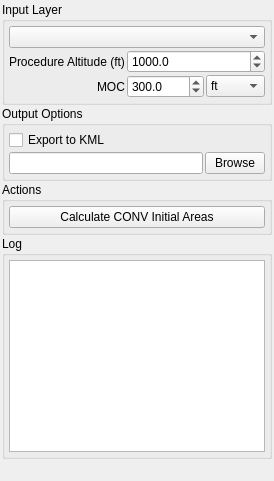
<?xml version="1.0" encoding="UTF-8"?>
<ui version="4.0">
 <class>QPANSOPYCONVInitialDockWidget</class>
 <widget class="QDockWidget" name="QPANSOPYCONVInitialDockWidget">
  <property name="minimumSize">
   <size>
    <width>250</width>
    <height>200</height>
   </size>
  </property>
   <property name="maximumSize">
    <size>
      <width>16777215</width>
      <height>16777215</height>
    </size>
   </property>
  <widget class="QWidget" name="dockWidgetContents">
   <layout class="QVBoxLayout" name="verticalLayout">
    <property name="spacing">
     <number>1</number>
    </property>
    <property name="margin">
     <number>2</number>
    </property>
    <item>
     <widget class="QGroupBox" name="inputGroup">
      <property name="sizePolicy">
       <sizepolicy hsizetype="Preferred" vsizetype="Fixed">
        <horstretch>0</horstretch>
        <verstretch>0</verstretch>
       </sizepolicy>
      </property>
      <property name="title">
       <string>Input Layer</string>
      </property>
      <layout class="QVBoxLayout" name="inputLayout">
       <property name="spacing">
        <number>2</number>
       </property>
       <property name="margin">
        <number>4</number>
       </property>
       <item>
        <widget class="QgsMapLayerComboBox" name="routingLayerComboBox">
         <property name="sizePolicy">
          <sizepolicy hsizetype="Expanding" vsizetype="Fixed">
           <horstretch>0</horstretch>
           <verstretch>0</verstretch>
          </sizepolicy>
         </property>
        </widget>
       </item>
             <item>
                <layout class="QFormLayout" name="formLayoutParams">
                 <property name="labelAlignment">
                    <set>Qt::AlignRight|Qt::AlignVCenter</set>
                 </property>
                 <item row="0" column="0">
                    <widget class="QLabel" name="labelProcAlt">
                     <property name="text">
                        <string>Procedure Altitude (ft)</string>
                     </property>
                    </widget>
                 </item>
                 <item row="0" column="1">
                    <widget class="QDoubleSpinBox" name="procAltSpinBox">
                     <property name="maximum">
                        <double>100000.000000000000000</double>
                     </property>
                     <property name="decimals">
                        <number>1</number>
                     </property>
                     <property name="value">
                        <double>1000.000000000000000</double>
                     </property>
                    </widget>
                 </item>
                 <item row="1" column="0">
                    <widget class="QLabel" name="labelMoc">
                     <property name="text">
                        <string>MOC</string>
                     </property>
                    </widget>
                 </item>
                 <item row="1" column="1">
                    <layout class="QHBoxLayout" name="mocLayout">
                     <item>
                        <widget class="QDoubleSpinBox" name="mocSpinBox">
                         <property name="maximum">
                            <double>100000.000000000000000</double>
                         </property>
                         <property name="decimals">
                            <number>1</number>
                         </property>
                         <property name="value">
                            <double>300.000000000000000</double>
                         </property>
                        </widget>
                     </item>
                     <item>
                        <widget class="QComboBox" name="mocUnitComboBox">
                         <item>
                            <property name="text">
                             <string>ft</string>
                            </property>
                         </item>
                         <item>
                            <property name="text">
                             <string>m</string>
                            </property>
                         </item>
                        </widget>
                     </item>
                    </layout>
                 </item>
                </layout>
             </item>
      </layout>
     </widget>
    </item>
    <item>
     <widget class="QGroupBox" name="outputGroup">
      <property name="sizePolicy">
       <sizepolicy hsizetype="Preferred" vsizetype="Fixed">
        <horstretch>0</horstretch>
        <verstretch>0</verstretch>
       </sizepolicy>
      </property>
      <property name="title">
       <string>Output Options</string>
      </property>
      <layout class="QVBoxLayout" name="outputLayout">
       <property name="spacing">
        <number>2</number>
       </property>
       <property name="margin">
        <number>4</number>
       </property>
       <item>
        <widget class="QCheckBox" name="exportKmlCheckBox">
         <property name="text">
          <string>Export to KML</string>
         </property>
        </widget>
       </item>
       <item>
        <layout class="QHBoxLayout" name="folderLayout">
         <item>
          <widget class="QLineEdit" name="outputFolderLineEdit">
           <property name="readOnly">
            <bool>true</bool>
           </property>
          </widget>
         </item>
         <item>
          <widget class="QPushButton" name="browseButton">
           <property name="text">
            <string>Browse</string>
           </property>
           <property name="maximumSize">
            <size>
             <width>60</width>
             <height>16777215</height>
            </size>
           </property>
          </widget>
         </item>
        </layout>
       </item>
      </layout>
     </widget>
    </item>
    <item>
     <widget class="QGroupBox" name="actionGroup">
      <property name="sizePolicy">
       <sizepolicy hsizetype="Preferred" vsizetype="Fixed">
        <horstretch>0</horstretch>
        <verstretch>0</verstretch>
       </sizepolicy>
      </property>
      <property name="title">
       <string>Actions</string>
      </property>
      <layout class="QVBoxLayout" name="actionLayout">
       <property name="spacing">
        <number>2</number>
       </property>
       <property name="margin">
        <number>4</number>
       </property>
       <item>
        <widget class="QPushButton" name="calculateButton">
         <property name="text">
          <string>Calculate CONV Initial Areas</string>
         </property>
        </widget>
       </item>
      </layout>
     </widget>
    </item>
      <item>
       <widget class="QGroupBox" name="logGroup">
         <property name="sizePolicy">
          <sizepolicy hsizetype="Preferred" vsizetype="Fixed">
            <horstretch>0</horstretch>
            <verstretch>0</verstretch>
          </sizepolicy>
         </property>
      <property name="title">
       <string>Log</string>
      </property>
      <layout class="QVBoxLayout" name="logLayout">
       <property name="spacing">
        <number>2</number>
       </property>
       <property name="margin">
        <number>4</number>
       </property>
       <item>
      <widget class="QTextEdit" name="logTextEdit">
       <property name="sizePolicy">
        <sizepolicy hsizetype="Expanding" vsizetype="Expanding">
         <horstretch>0</horstretch>
         <verstretch>1</verstretch>
        </sizepolicy>
       </property>
       <property name="minimumHeight">
        <number>100</number>
       </property>
       <property name="readOnly">
        <bool>true</bool>
       </property>
      </widget>
       </item>
      </layout>
     </widget>
    </item>
   <item>
    <spacer name="verticalSpacer">
     <property name="orientation">
      <enum>Qt::Vertical</enum>
     </property>
     <property name="sizeHint" stdset="0">
      <size>
      <width>20</width>
      <height>20</height>
      </size>
     </property>
    </spacer>
   </item>
   </layout>
  </widget>
 </widget>
 <customwidgets>
  <customwidget>
   <class>QgsMapLayerComboBox</class>
   <extends>QComboBox</extends>
   <header>qgsmaplayercombobox.h</header>
  </customwidget>
 </customwidgets>
 <resources/>
 <connections/>
</ui>
